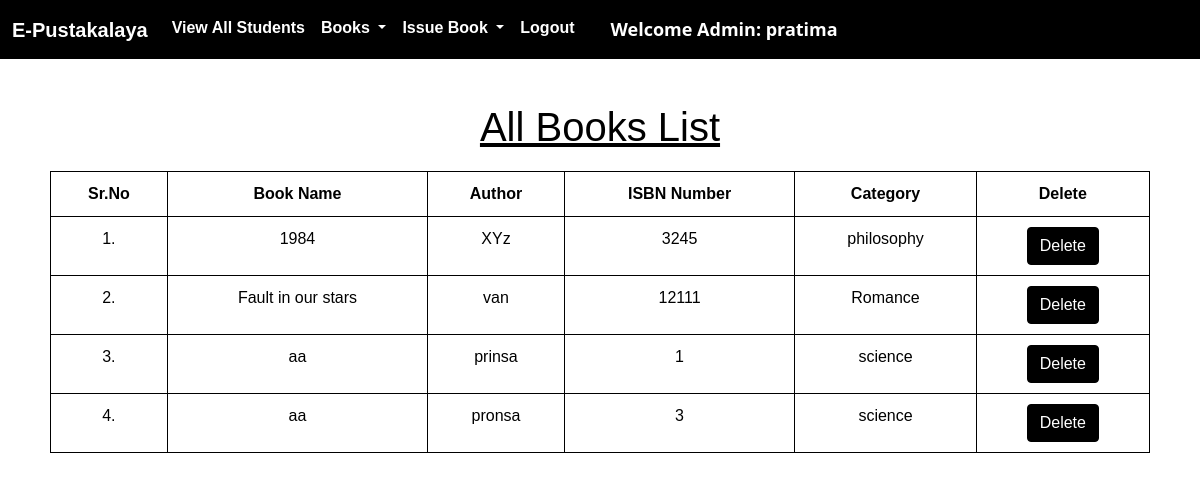
Screenshot of /view_books/ (signed in) with the database file from the repository.
### library/models.py (models this page shows, shortened)
class Book(models.Model):
    name = models.CharField(max_length=200)
    author = models.CharField(max_length=200)
    isbn = models.PositiveIntegerField()
    category = models.CharField(max_length=50)

### library/views.py (the view)
# urls.py: path("view_books/", views.view_books, name="view_books"),
@login_required(login_url = '/admin_login')
def view_books(request):
    books = Book.objects.all()
    return render(request, "view_books.html", {'books':books})

### library/templates/view_books.html (shortened to what this page needs)
{% extends 'admin_navbar.html' %}
{% load static %}
{% block body %}
<div class="container mt-4">
    <h1 class="text-center"><u>All Books List</u></h1>
    <table class="table table-hover" id="example">
        <thead>
            <tr>
                <th>Sr.No</th>
                <th>Book Name</th>
                <th>Author</th>
                <th>ISBN Number</th>
                <th>Category</th>
                <th>Delete</th>
            </tr>
        </thead>
        <tbody>
            {% for book in books %}
            <tr>
                <td>{{forloop.counter}}.</td>
                <td>{{book.name}}</td>
                <td>{{book.author}}</td>
                <td>{{book.isbn}}</td>
                <td>{{book.category}}</td>
                <td><a href="/delete_book/{{book.id}}/" class="btn btn-danger" onclick="return confirm('Are you sure you want to delete this book?')">Delete</a></td>
            </tr>
            {% endfor %}
        </tbody>
    </table>
    </div>
{% endblock %}

### library/templates/admin_navbar.html (shortened to what this page needs)
<!DOCTYPE html>
<html lang="en">
<head>
  <link href="https://cdn.jsdelivr.net/npm/bootstrap@5.1.0/dist/css/bootstrap.min.css" rel="stylesheet">
  <link rel="stylesheet" href="https://cdn.datatables.net/1.10.25/css/jquery.dataTables.min.css">
  <link rel="stylesheet" href="https://cdn.datatables.net/buttons/1.7.1/css/buttons.dataTables.min.css">
</head>
<body>
  <nav class="navbar navbar-expand-lg navbar-light" style="background-color: black;">
    <div class="container-fluid">
      <a class="navbar-brand" href="#" style="color: white;">E-Pustakalaya</a>
      <div class="collapse navbar-collapse" id="navbarSupportedContent">
        <ul class="navbar-nav me-auto mb-2 mb-lg-0">
          <li class="nav-item">
            <a class="nav-link active" aria-current="page" href="/view_students/" style="color: white;">View All Students</a>
          </li>
          <li class="nav-item dropdown">
            <a class="nav-link dropdown-toggle" href="#" id="navbarDropdown" role="button" data-bs-toggle="dropdown" aria-expanded="false" style="color: white;">
              Books
            </a>
          </li>
          <li class="nav-item dropdown">
            <a class="nav-link dropdown-toggle" href="#" id="navbarDropdown" role="button" data-bs-toggle="dropdown" aria-expanded="false" style="color: white;">
              Issue Book
            </a>
          </li>
          <li class="nav-item">
            <a class="nav-link active" aria-current="page" href="/logout/" style="color: white;">Logout</a>
          </li>
          <li class="nav-item" style="margin-left: 20px;">
            <a style="font-weight:600; font-family:'Segoe UI', Tahoma, Geneva, Verdana, sans-serif; font-size: large; color: white;" class="nav-link active" href="#">Welcome Admin: {{request.user}}</a>
          </li>
        </ul>
      </div>
    </div>
  </nav>
  {% block body %}
  {% endblock %}
</body>
</html>

### library/templates/admin_navbar.html (style rules this page uses)
body { font-family: Arial, sans-serif; background-color: #3d3b3b; }
.navbar { background-color: black; display: flex; justify-content: space-between; align-items: center; }
.navbar-brand { font-weight: bold; }
.nav-link { font-weight: bold; color: white !important; }

### library/templates/view_books.html (style rules this page uses)
body { font-family: Arial, sans-serif; background-color: #ffffff; color: #000000; }
.container { padding: 20px; }
h1 { color: #000000; text-align: center; margin-bottom: 20px; }
.table { color: #000000; border: 1px solid #000000; }
.table th, .table td { border: 1px solid #000000; padding: 10px; text-align: center; }
.btn-danger { background-color: #000000; border-color: #000000; }
a { color: #000000; text-decoration: none; }

### rows the page displays
Book: name "1984", author "XYz", isbn "3245", category "philosophy"
Book: name "Fault in our stars", author "van", isbn "12111", category "Romance"
Book: name "aa", author "prinsa", isbn "1", category "science"
Book: name "aa", author "pronsa", isbn "3", category "science"

### other values shown
{{ request.user }} "pratima"
